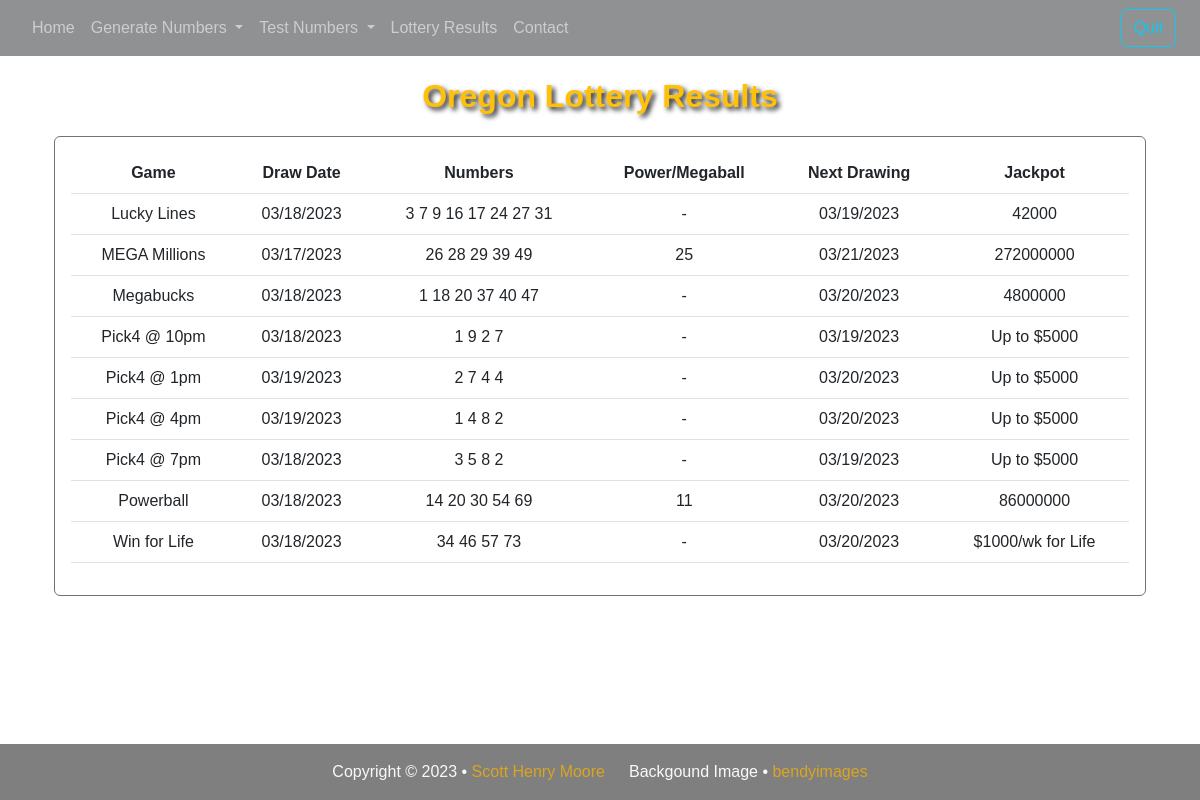
Page /or_lotto/ on the earlier database version.
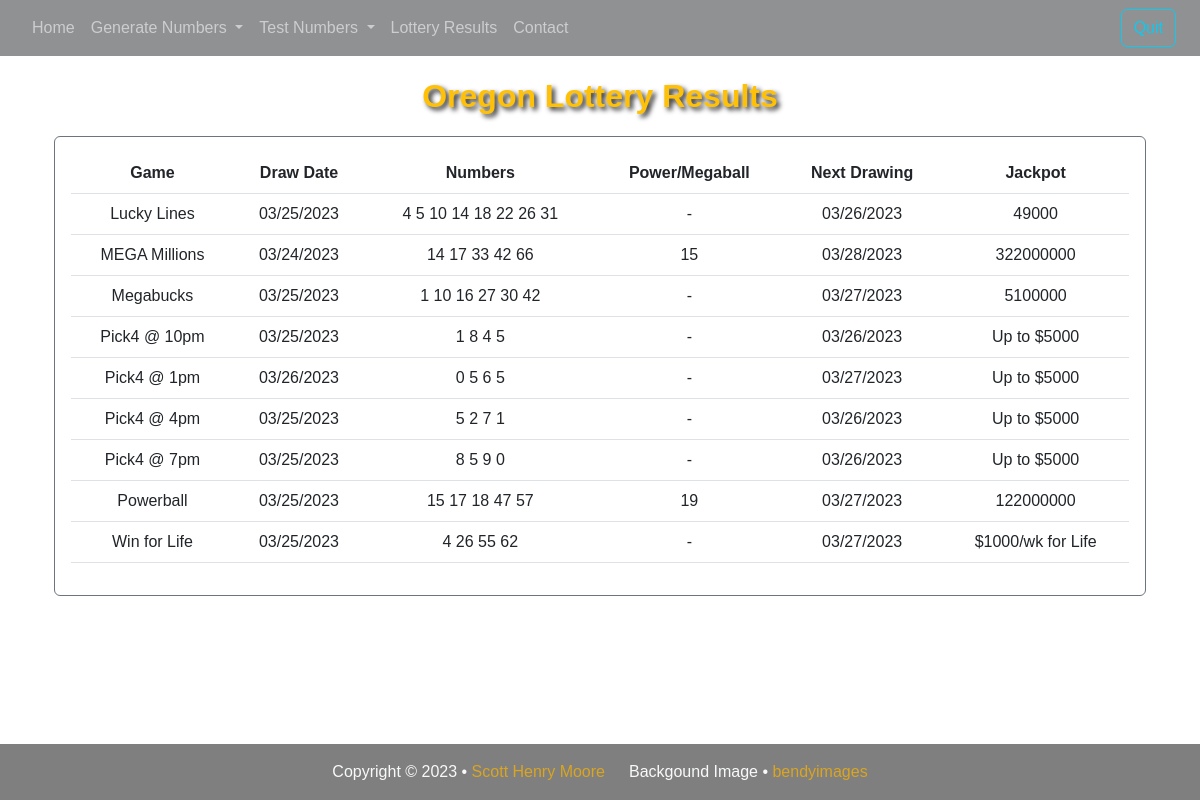
Same page on the later database version.
### random_numbers_app/models.py (models this page shows, shortened)
class LotteryResults(models.Model):
    readonly_fields = ('id',)
    game_name = models.CharField(max_length=20)
    draw_date = models.CharField(max_length=10)
    numbers = models.CharField(max_length=30)
    special_num = models.CharField(max_length=2, blank=True)
    next_draw = models.CharField(max_length=10)
    jackpot = models.CharField(max_length=20)
    draw_time = models.CharField(max_length=5, blank=True)
    class Meta:
        ordering = ('game_name',)

### random_numbers_app/views.py (the view)
# urls.py: path('or_lotto/', views.or_lotto, name = 'or_lotto'),
def or_lotto(request):
    results = LotteryResults.objects.all()
    context = {
        'results': results,
    }
    if request.method == 'GET':
        return render(request, 'random_numbers/oregon_lotto.html', context)

### templates/random_numbers/oregon_lotto.html (shortened to what this page needs)
{% extends 'base.html' %} {% block content %}
<div class="container-md">
    <div class="container mt-3">
        <div class="col-md-12 fs-2 fw-semibold text-center text-warning" id="title">
            Oregon Lottery Results
        </div>
        <div class="justify-content-center text-center mt-2">
            <div class="mt-3 mb-3 table-responsive form-control bg-white text-black p-3 border border-secondary">
                <table class="table text-black">
                    <thead>
                        <tr class="bg-success bg-opacity-50">
                            <th scope="col">Game</th>
                            <th scope="col">Draw Date</th>
                            <th scope="col">Numbers</th>
                            <th scope="col">Power/Megaball</th>
                            <th scope="col">Next Drawing</th>
                            <th scope="col">Jackpot</th>
                        </tr>
                    </thead>
                    <tbody>
                        {% for game in results %}
                        <tr>
                            <td> {{ game.game_name }} </td>
                            <td> {{ game.draw_date }} </td>
                            <td> {{ game.numbers }} </td>
                            <td> {{ game.special_num }} </td>
                            <td> {{ game.next_draw }} </td>
                            <td> {{ game.jackpot }} </td>
                        </tr>
                        {% endfor %}
                    </tbody>
                </table>
            </div>
        </div>
    </div>
</div>
<footer class="mt-auto bg-black bg-opacity-50">
    <div class="container my-3 text-light">
        <div class="row row-cols-auto justify-content-center" id="footer">
            <div class="col">
                Copyright © 2023 • <a href="https://scotthenrymoore.com/" target="_blank">Scott Henry Moore</a>
            </div>
            <div class="col">
                Backgound Image • <a href="https://www.freepik.com/author/bedneyimages" target="_blank">bendyimages </a>
            </div>
        </div>
    </div>
</footer>
{% endblock %}

Differences in the rows shown:
changed LotteryResults "Lucky Lines": draw_date "03/18/2023" → "03/25/2023"; numbers "3 7 9 16 17 24 27 31" → "4 5 10 14 18 22 26 31"; next_draw "03/19/2023" → "03/26/2023"; jackpot "42000" → "49000"
changed LotteryResults "MEGA Millions": draw_date "03/17/2023" → "03/24/2023"; numbers "26 28 29 39 49" → "14 17 33 42 66"; special_num "25" → "15"; next_draw "03/21/2023" → "03/28/2023"; jackpot "272000000" → "322000000"
changed LotteryResults "Megabucks": draw_date "03/18/2023" → "03/25/2023"; numbers "1 18 20 37 40 47" → "1 10 16 27 30 42"; next_draw "03/20/2023" → "03/27/2023"; jackpot "4800000" → "5100000"
changed LotteryResults "Pick4 @ 10pm": draw_date "03/18/2023" → "03/25/2023"; numbers "1 9 2 7" → "1 8 4 5"; next_draw "03/19/2023" → "03/26/2023"
changed LotteryResults "Pick4 @ 1pm": draw_date "03/19/2023" → "03/26/2023"; numbers "2 7 4 4" → "0 5 6 5"; next_draw "03/20/2023" → "03/27/2023"
changed LotteryResults "Pick4 @ 4pm": draw_date "03/19/2023" → "03/25/2023"; numbers "1 4 8 2" → "5 2 7 1"; next_draw "03/20/2023" → "03/26/2023"
changed LotteryResults "Pick4 @ 7pm": draw_date "03/18/2023" → "03/25/2023"; numbers "3 5 8 2" → "8 5 9 0"; next_draw "03/19/2023" → "03/26/2023"
changed LotteryResults "Powerball": draw_date "03/18/2023" → "03/25/2023"; numbers "14 20 30 54 69" → "15 17 18 47 57"; special_num "11" → "19"; next_draw "03/20/2023" → "03/27/2023"; jackpot "86000000" → "122000000"
changed LotteryResults "Win for Life": draw_date "03/18/2023" → "03/25/2023"; numbers "34 46 57 73" → "4 26 55 62"; next_draw "03/20/2023" → "03/27/2023"
